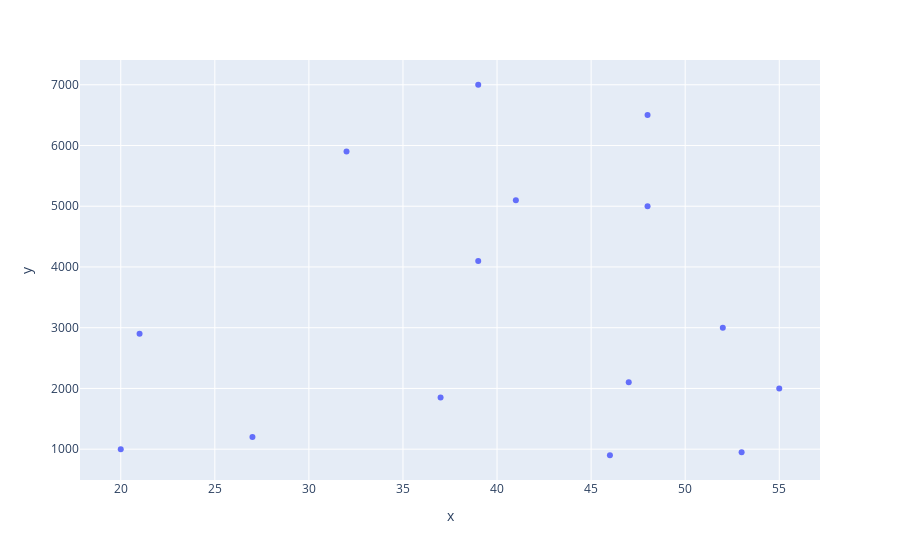

Write notebook code for a chart like this one.
### Code cell
fig = px.scatter(x=data[:,0], y=data[:,1])
fig.show()

### Figure 1 — Plotly figure (JSON) as saved in the notebook; plotly's stock layout.template omitted (floating-point values rounded to 4 significant figures)
{"data": [{"hovertemplate": "x=%{x}<br>y=%{y}<extra></extra>", "legendgroup": "", "marker": {"color": "#636efa", "symbol": "circle"}, "mode": "markers", "name": "", "orientation": "v", "showlegend": false, "type": "scatter", "x": [20, 27, 21, 37, 46, 53, 55, 47, 52, 32, 39, 41, 39, 48, 48], "xaxis": "x", "y": [1000, 1200, 2900, 1850, 900, 950, 2000, 2100, 3000, 5900, 4100, 5100, 7000, 5000, 6500], "yaxis": "y"}], "layout": {"legend": {"tracegroupgap": 0}, "margin": {"t": 60}, "xaxis": {"anchor": "y", "domain": [0, 1], "title": {"text": "x"}}, "yaxis": {"anchor": "x", "domain": [0, 1], "title": {"text": "y"}}}}
